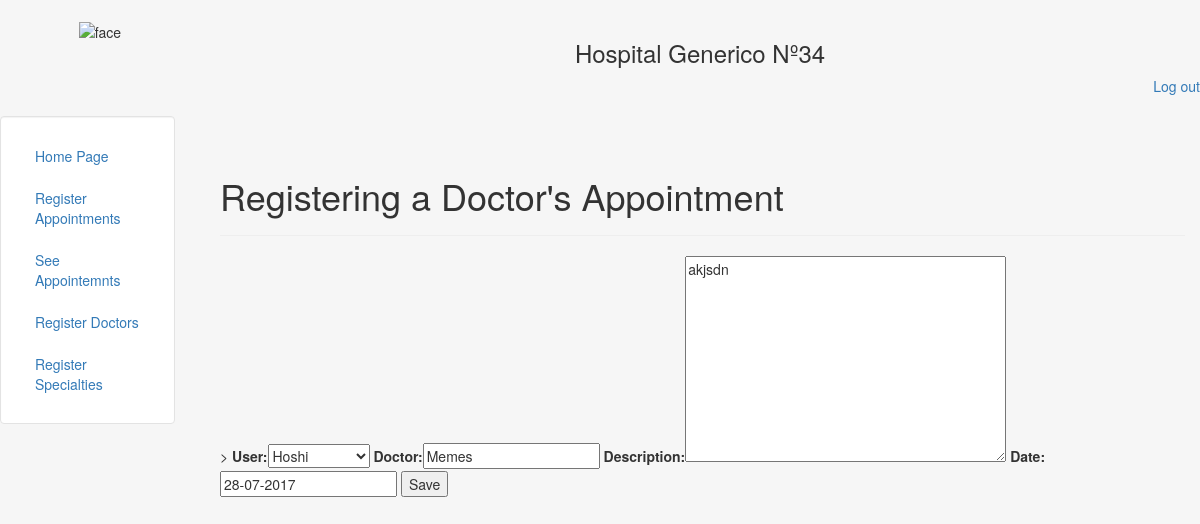
/appointments/1/edit/ (signed in), run on the app's committed database.
### appointments/models.py (models this page shows, shortened)
class Appointment(models.Model):
	user = models.ForeignKey(User, null=True, blank=True)
	doctor = models.CharField(max_length=200)
	description = models.TextField(max_length=10000)
	date = models.DateField()
	class Meta:
		ordering = ('id',)

### appointments/views.py (the view)
class AppointmentEdit(UpdateView):
	model = Appointment
	template_name = "appointment_form.html"
	success_url = reverse_lazy('appointment_list')
	fields = '__all__'
	def get_object(self, queryset=None):
		obj = super(AppointmentEdit, self).get_object()
		return obj

### doctor/templates/appointment_form.html
{% extends 'header.html' %}
{% load bootstrap %}
{% block content %}
{% if not user.is_authenticated %}
Login is required
{% else %}
	<div class="page-header">
		<h1>Registering a Doctor's Appointment</h1>
	</div>
	<form method="POST" action="{% url 'create_appointment' %}" class="post-form">{% csrf_token %}>
		{{ form|bootstrap_horizontal }}
		<button type='submit'>Save</button>
	</form>
{% endif %}
{% endblock %}

### doctor/templates/header.html (style rules this page uses)
html, body { height:100% }

### data on the page
Appointment: user "Hoshi", doctor "Memes", description "akjsdn", date "28-07-2017"
